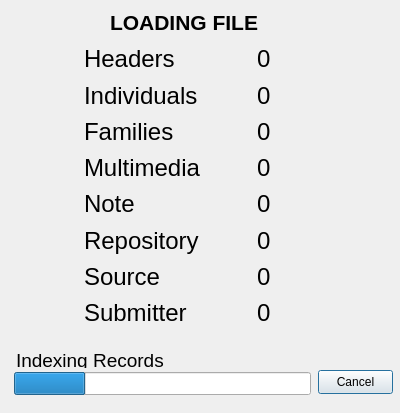
<?xml version="1.0" encoding="UTF-8"?>
<ui version="4.0">
 <class>uiLoadDialog</class>
 <widget class="QDialog" name="uiLoadDialog">
  <property name="geometry">
   <rect>
    <x>0</x>
    <y>0</y>
    <width>400</width>
    <height>413</height>
   </rect>
  </property>
  <property name="windowTitle">
   <string>Dialog</string>
  </property>
  <widget class="QLabel" name="label">
   <property name="geometry">
    <rect>
     <x>110</x>
     <y>14</y>
     <width>163</width>
     <height>16</height>
    </rect>
   </property>
   <property name="font">
    <font>
     <pointsize>16</pointsize>
     <weight>75</weight>
     <bold>true</bold>
    </font>
   </property>
   <property name="text">
    <string>LOADING FILE</string>
   </property>
  </widget>
  <widget class="QProgressBar" name="uiProgressBar">
   <property name="geometry">
    <rect>
     <x>14</x>
     <y>372</y>
     <width>297</width>
     <height>23</height>
    </rect>
   </property>
   <property name="font">
    <font>
     <kerning>true</kerning>
    </font>
   </property>
   <property name="value">
    <number>24</number>
   </property>
   <property name="textVisible">
    <bool>false</bool>
   </property>
  </widget>
  <widget class="QLabel" name="label_18">
   <property name="geometry">
    <rect>
     <x>16</x>
     <y>352</y>
     <width>155</width>
     <height>16</height>
    </rect>
   </property>
   <property name="font">
    <font>
     <pointsize>14</pointsize>
    </font>
   </property>
   <property name="text">
    <string>Indexing Records</string>
   </property>
  </widget>
  <widget class="QWidget" name="layoutWidget">
   <property name="geometry">
    <rect>
     <x>84</x>
     <y>44</y>
     <width>227</width>
     <height>284</height>
    </rect>
   </property>
   <layout class="QGridLayout" name="gridLayout">
    <item row="0" column="0">
     <widget class="QLabel" name="label_2">
      <property name="font">
       <font>
        <pointsize>18</pointsize>
       </font>
      </property>
      <property name="text">
       <string>Headers</string>
      </property>
     </widget>
    </item>
    <item row="0" column="1">
     <widget class="QLabel" name="uiHeader">
      <property name="font">
       <font>
        <pointsize>18</pointsize>
       </font>
      </property>
      <property name="text">
       <string>0</string>
      </property>
     </widget>
    </item>
    <item row="1" column="0">
     <widget class="QLabel" name="label_3">
      <property name="font">
       <font>
        <pointsize>18</pointsize>
       </font>
      </property>
      <property name="text">
       <string>Individuals        </string>
      </property>
     </widget>
    </item>
    <item row="1" column="1">
     <widget class="QLabel" name="uiIndi">
      <property name="enabled">
       <bool>true</bool>
      </property>
      <property name="font">
       <font>
        <pointsize>18</pointsize>
       </font>
      </property>
      <property name="text">
       <string>0</string>
      </property>
     </widget>
    </item>
    <item row="2" column="0">
     <widget class="QLabel" name="label_4">
      <property name="font">
       <font>
        <pointsize>18</pointsize>
       </font>
      </property>
      <property name="text">
       <string>Families</string>
      </property>
     </widget>
    </item>
    <item row="2" column="1">
     <widget class="QLabel" name="uiFam">
      <property name="font">
       <font>
        <pointsize>18</pointsize>
       </font>
      </property>
      <property name="text">
       <string>0</string>
      </property>
     </widget>
    </item>
    <item row="3" column="0">
     <widget class="QLabel" name="label_5">
      <property name="font">
       <font>
        <pointsize>18</pointsize>
       </font>
      </property>
      <property name="text">
       <string>Multimedia</string>
      </property>
     </widget>
    </item>
    <item row="3" column="1">
     <widget class="QLabel" name="uiMm">
      <property name="font">
       <font>
        <pointsize>18</pointsize>
       </font>
      </property>
      <property name="text">
       <string>0</string>
      </property>
     </widget>
    </item>
    <item row="4" column="0">
     <widget class="QLabel" name="label_6">
      <property name="font">
       <font>
        <pointsize>18</pointsize>
       </font>
      </property>
      <property name="text">
       <string>Note</string>
      </property>
     </widget>
    </item>
    <item row="4" column="1">
     <widget class="QLabel" name="uiNotes">
      <property name="font">
       <font>
        <pointsize>18</pointsize>
       </font>
      </property>
      <property name="text">
       <string>0</string>
      </property>
     </widget>
    </item>
    <item row="5" column="0">
     <widget class="QLabel" name="label_7">
      <property name="font">
       <font>
        <pointsize>18</pointsize>
       </font>
      </property>
      <property name="text">
       <string>Repository</string>
      </property>
     </widget>
    </item>
    <item row="5" column="1">
     <widget class="QLabel" name="uiRepo">
      <property name="font">
       <font>
        <pointsize>18</pointsize>
       </font>
      </property>
      <property name="text">
       <string>0</string>
      </property>
     </widget>
    </item>
    <item row="6" column="0">
     <widget class="QLabel" name="label_8">
      <property name="font">
       <font>
        <pointsize>18</pointsize>
       </font>
      </property>
      <property name="text">
       <string>Source</string>
      </property>
     </widget>
    </item>
    <item row="6" column="1">
     <widget class="QLabel" name="uiSour">
      <property name="font">
       <font>
        <pointsize>18</pointsize>
       </font>
      </property>
      <property name="text">
       <string>0</string>
      </property>
     </widget>
    </item>
    <item row="7" column="0">
     <widget class="QLabel" name="label_9">
      <property name="font">
       <font>
        <pointsize>18</pointsize>
       </font>
      </property>
      <property name="text">
       <string>Submitter</string>
      </property>
     </widget>
    </item>
    <item row="7" column="1">
     <widget class="QLabel" name="uiSubm">
      <property name="font">
       <font>
        <pointsize>18</pointsize>
       </font>
      </property>
      <property name="text">
       <string>0</string>
      </property>
     </widget>
    </item>
   </layout>
  </widget>
  <widget class="QPushButton" name="pushButton">
   <property name="geometry">
    <rect>
     <x>318</x>
     <y>370</y>
     <width>75</width>
     <height>24</height>
    </rect>
   </property>
   <property name="text">
    <string>Cancel</string>
   </property>
  </widget>
 </widget>
 <resources/>
 <connections>
  <connection>
   <sender>pushButton</sender>
   <signal>clicked()</signal>
   <receiver>uiLoadDialog</receiver>
   <slot>close()</slot>
   <hints>
    <hint type="sourcelabel">
     <x>336</x>
     <y>380</y>
    </hint>
    <hint type="destinationlabel">
     <x>349</x>
     <y>324</y>
    </hint>
   </hints>
  </connection>
 </connections>
</ui>
